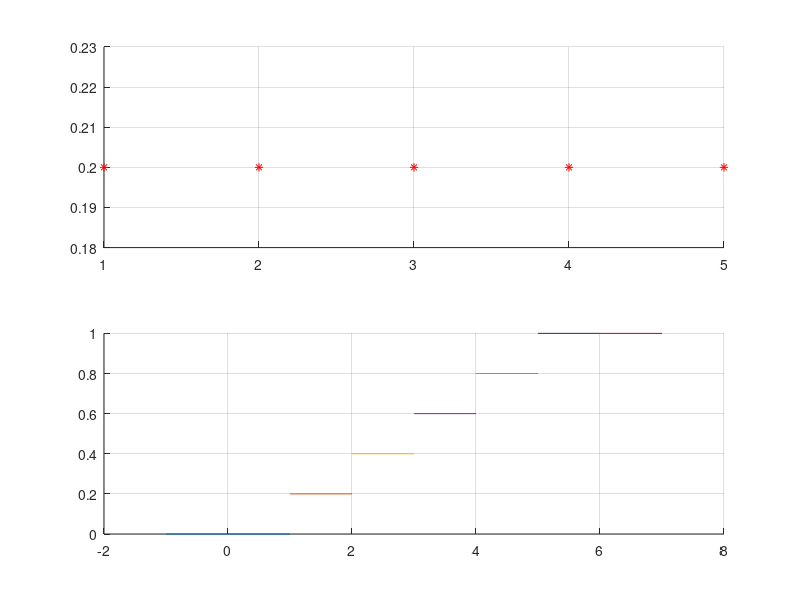

MATLAB code for this plot:
n = input('nr de valori = ');
x = zeros(1, n);
p = zeros(1, n);

for i = 1:n
    x(i) = i;
    p(i) = 1/n;
end

x
p

subplot(2,1,1);
hold on
grid on
plot(x(1:n), p(1:n), '*r')

subplot(2,1,2)
hold on
grid on
frep = 0;
plot([x(1)-2 x(1)], [frep frep])

for i=1:n
    frep = frep + p(i);
    plot([i, i+1], [frep frep]);
end
plot([x(n) x(n)+2], [frep frep]);
